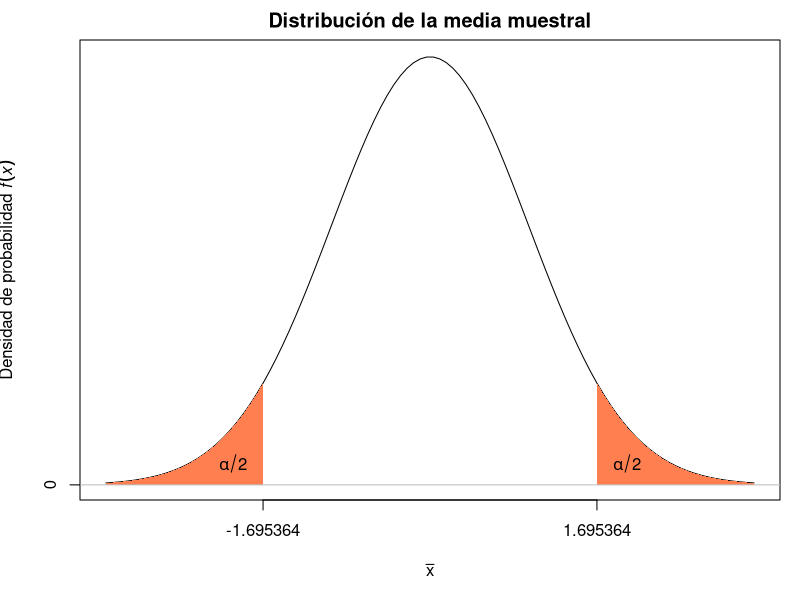
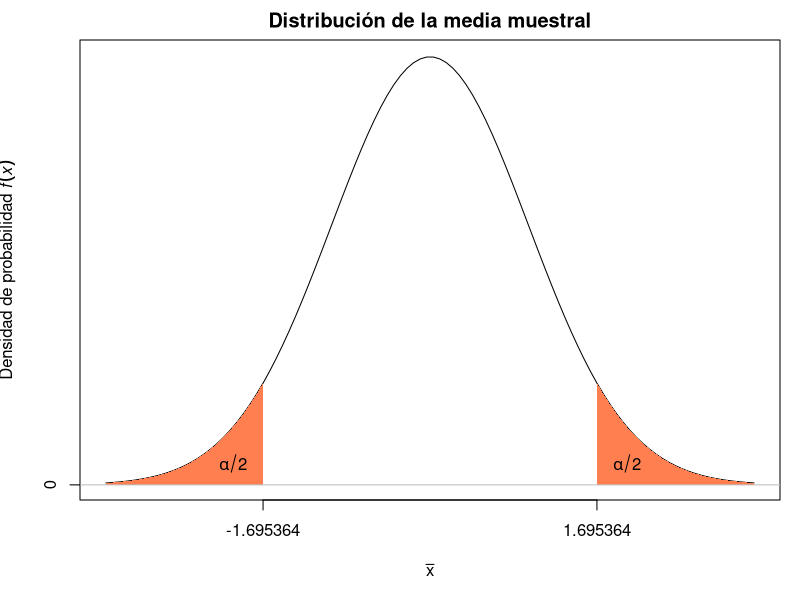
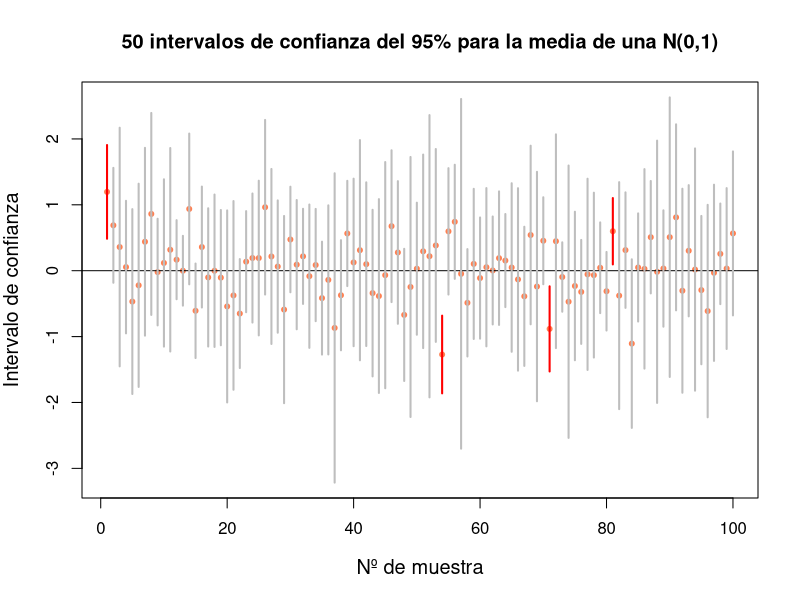
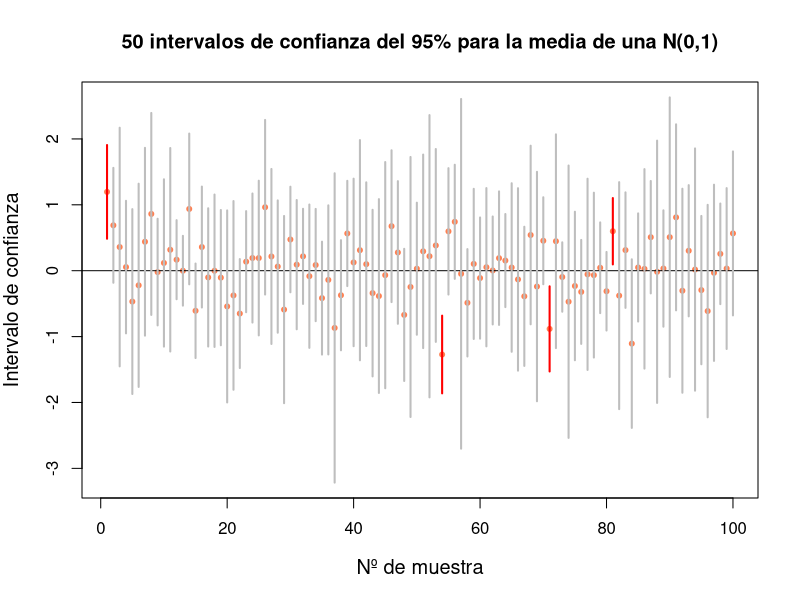

The R script that drew these images, in order:
setwd("/media/datos/ceu/docencia/materiales/estadistica/presentaciones/curso_estadistica")

#Cálculo intervalo confianza para la media
x11()
x = seq(-3.291, 3.291, length=100) 
y = dnorm(x, mean=0, sd=1)
par(mar=c(5,4,2,1)) 
plot(x, y, type="l", main="Distribución de la media muestral", xlab=expression(bar(x)), ylab=expression(paste("Densidad de probabilidad ",italic(f(x)))), xaxt="n", yaxt="n") 
axis(side=1,c(x[25],x[76]))
axis(side=2,c(0))
polygon(c(x[1],x[1:25],x[25]), c(0,y[1:25],0), col="coral", lty=0)
polygon(c(x[76],x[76:100],x[100]), c(0,y[76:100],0), col="coral", lty=0) 
text(-2,0.02,expression(alpha/2))
text(2,0.02,expression(alpha/2))
abline(h=0,col="gray")
dev.copy2eps(file="img/intervalos_confianza/calculo_intervalo_confianza_media.eps", width=5, height=5, pointsize=10)
dev.off()

xfig(file="img/intervalos_confianza/calculo_intervalo_confianza_media.fig", onefile=TRUE, width=5, height=5, pointsize=10)
par(mar=c(5,4,2,1)) 
plot(x, y, type="l", main="Distribución de la media muestral", xlab=expression(bar(x)), ylab=expression(paste("Densidad de probabilidad ",italic(f(x)))), xaxt="n", yaxt="n") 
axis(side=1,c(x[25],x[76]))
axis(side=2,c(0))
polygon(c(x[1],x[1:25],x[25]), c(0,y[1:25],0), col="coral", lty=0)
polygon(c(x[76],x[76:100],x[100]), c(0,y[76:100],0), col="coral", lty=0) 
text(-2,0.02,expression(alpha/2))
text(2,0.02,expression(alpha/2))
abline(h=0,col="gray")
dev.off()


#Cálculo de 50 intervalos de confianza del 95%
N <- 100
n <- 5
v <- matrix(c(0,0),nrow=2)
for (i in 1:N) {
  x <- rnorm(n)
  v <- cbind(v, t.test(x)$conf.int)
}
v <- v[,2:(N+1)]
x11()
par(cex.lab=1.2)
plot(apply(v,2,mean), ylim=c(min(v),max(v)), ylab='Intervalo de confianza', xlab='Nº de muestra', pch=20, col="coral")
abline(0,0)
c <- apply(v,2,min)>0 | apply(v,2,max)<0
segments(1:N,v[1,],1:N,v[2,], col=c("gray",'red')[c+1], lwd=2)
title(main="50 intervalos de confianza del 95% para la media de una N(0,1)")
dev.copy2eps(file="img/intervalos_confianza/100_intervalos_confianza_media.eps", width=5, height=5, pointsize=10)
dev.off()

xfig(file="img/intervalos_confianza/100_intervalos_confianza_media.fig", onefile=TRUE, width=5, height=5, pointsize=10)
par(cex.lab=1.2)
plot(apply(v,2,mean), ylim=c(min(v),max(v)), ylab='Intervalo de confianza', xlab='Nº de muestra', pch=20, col="coral")
abline(0,0)
c <- apply(v,2,min)>0 | apply(v,2,max)<0
segments(1:N,v[1,],1:N,v[2,], col=c("gray",'red')[c+1], lwd=2)
title(main="50 intervalos de confianza del 95% para la media de una N(0,1)")
dev.off()
